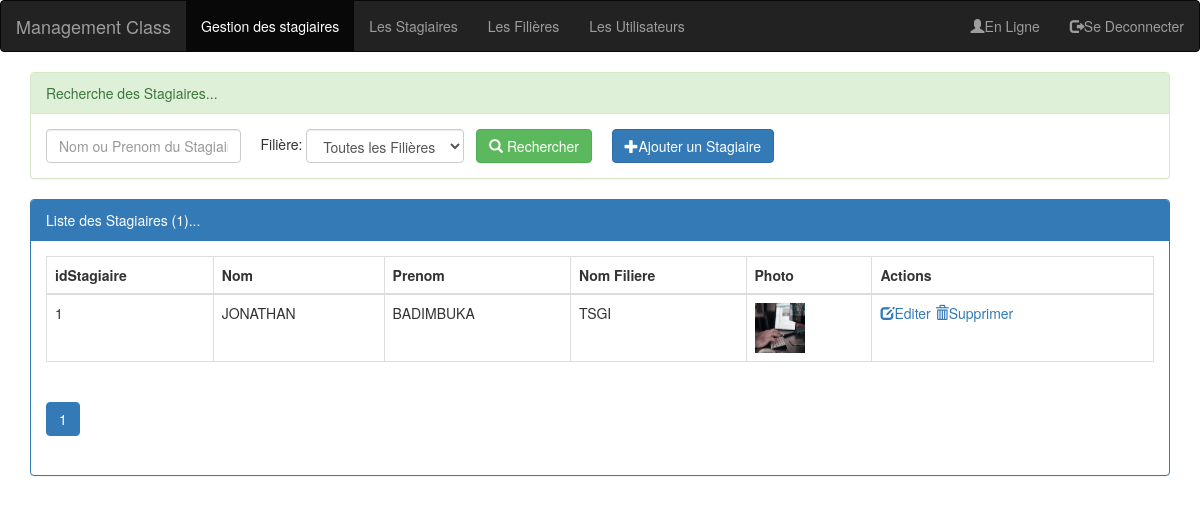
Screenshot of /pages/stagiaires.php?nomPrenom=JONATHAN with the database file from the repository.
### tables this page shows
create table stagiaires(
		idStagiaire int(4) auto_increment primary key,
		nom varchar(50),
		prenom varchar(50),
		civilite varchar(1),
		photo varchar(100),
		idFiliere int(4)
		);

create table filieres(
		idFiliere int(4) auto_increment primary  key,
		nomFiliere varchar(40),
		niveau varchar(50)
		);

### pages/stagiaires.php (the view, shortened to what this page needs)
<?php
require_once('../base_de_donnees/connexion_bd.php');
$size=isset($_GET['size'])?$_GET['size']:6;
$page=isset($_GET['page'])?$_GET['page']:1;
$offset=($page-1)*$size;
$nomPrenom=isset($_GET['nomPrenom'])?$_GET['nomPrenom']:"";
$idfiliere=isset($_GET['idfiliere'])?$_GET['idfiliere']:0;
if($idfiliere==0)
{
	$requeteStg="SELECT idStagiaire,nom,prenom,nomFiliere,photo,civilite FROM filieres as f, stagiaires as s WHERE f.idFiliere=s.idFiliere and (nom LIKE'%$nomPrenom%' OR prenom LIKE '%$nomPrenom%') order by idStagiaire LIMIT $size offset $offset ";
	$requeteCountStg="SELECT count(*) countS FROM stagiaires WHERE nom LIKE '%$nomPrenom%' OR prenom LIKE '%$nomPrenom%'";
}
$resultat_stagiaires=$pdo->query($requeteStg);
$resultat_count_stg=$pdo->query($requeteCountStg);
$tabCounter=$resultat_count_stg->fetch();
$nbreStagiaires=$tabCounter['countS'];
$reste=$nbreStagiaires%$size;
if($reste==0)
{
	$nbrePages=$nbreStagiaires/$size;
}
else
{
	$nbrePages=floor($nbreStagiaires/$size)+1;
}
?>
<!DOCTYPE html>
<html>
<head>
	 <link rel="stylesheet" type="text/css" href="../css/bootstrap.min.css">
	 <link rel="stylesheet" type="text/css" href="../css/glyphicon.css">
	 <link rel="stylesheet" type="text/css" href="../fonts/glyphicons-halflings-regular.eot">
	 <link rel="stylesheet" type="text/css" href="../fonts/ glyphicons-halflings-regular.woff">
	 <link rel="stylesheet" href="https://maxcdn.bootstrapcdn.com/bootstrap/3.4.1/css/bootstrap.min.css">
</head>
<body>
	<?php include("menu.php");  ?>
	<div class="container">
		<div class="panel panel-success margetop">
		<div class="panel-heading">Recherche des Stagiaires...</div>
		<div class="panel-body">
			<form  action="stagiaires.php" method="get" class="form-inline">
				<div class="form-group">
					<input type="text" name="nomPrenom" placeholder="Nom ou Prenom du Stagiaire" class="form-control">
					&nbsp; &nbsp;
					Filière:
					<select name="idfiliere" class="form-control" onchange="this.form.submit();">
						<option value=0>Toutes les Filières</option>
					</select>
				</div>
				<button type="submit" class="btn btn-success"><span class="glyphicon glyphicon-search"></span> Rechercher</button>
				<a href="nouveauStagiaire.php" class="btn btn-primary"><span class="glyphicon glyphicon-plus"></span>Ajouter un Stagiaire</a>
			</form>
		</div>
	</div>
	    <div class="panel panel-primary margetop">
		<div class="panel-heading">Liste des Stagiaires (<?= $nbreStagiaires; ?>)...</div>
		<div class="panel-body">
			<table class="table table-bordered table striped">
				<thead>
					<tr>
						<th>idStagiaire</th><th>Nom</th><th>Prenom</th><th>Nom Filiere</th><th>Photo</th><th>Actions</th>
					</tr>
				</thead>
				<tbody>
					<?php while($stagiair=$resultat_stagiaires->fetch()) { ?>
						<tr>
							<td><?= $stagiair['idStagiaire'];?></td>
							<td><?= $stagiair['nom']; ?></td>
							<td><?= $stagiair['prenom'];  ?></td>
							<td><?= $stagiair['nomFiliere']   ?></td>
							<td><img src="../images/<?= $stagiair['photo']; ?>" width="50px" height="50px"></td>
							<td>
								<a href="editerStagiaire.php?idS=<?= $stagiair['idStagiaire']; ?>"><span class="glyphicon glyphicon-edit"></span>Editer</a>
								<a href="supprimerStagiaire.php?idS=<?= $stagiair['idStagiaire']; ?>" onclick="return confirm('Etes-vous sûr de vouloir supprimer le stagiaire selectionnné ?');"><span class="glyphicon glyphicon-trash"></span>Supprimer</a>
							</td>
						</tr>
						<?php } ?>
				</tbody>
			</table>
			<div>
				<?php for($i=1;$i<=$nbrePages;$i++) {  ?>
					<ul class="pagination">
						<li class="<?php if($i==$page) echo 'active'; ?>"><a href="stagiaires.php?page=<?= $i; ?>&nomS=<?= $nomPrenom; ?>&nomF=<?= $idfiliere; ?>"><?= $i; ?></a></li>
					</ul>
				<?php } ?>
			</div>
		</div>
	</div>
	</div>
</body>
</html>

### rows the page displays
stagiaires: idStagiaire "1", nom "JONATHAN", prenom "BADIMBUKA", idFiliere.nomFiliere "TSGI", photo (picture)

### other values shown
$nbreStagiaires "1"
